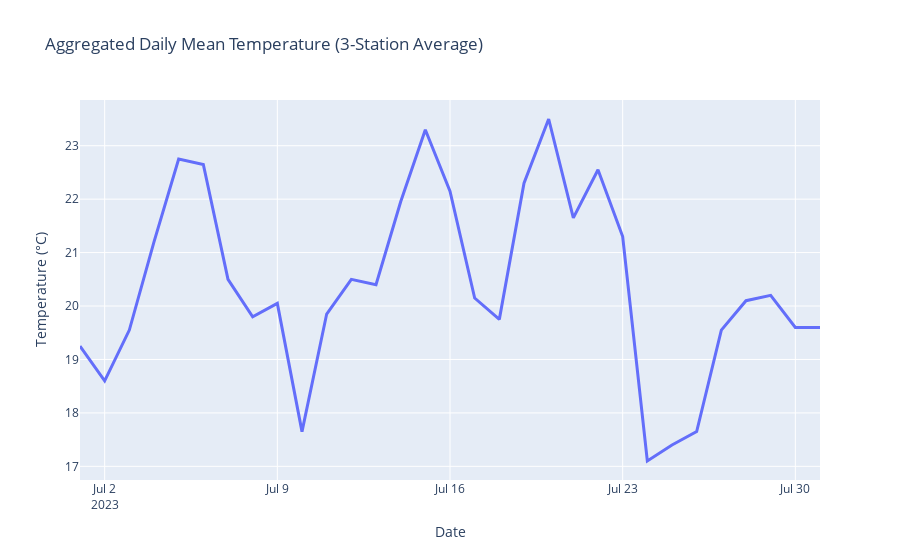

The cell this chart's notebook holds for it:
### Code cell
# Use the complete workflow to get aggregated data from 3 nearest stations
print("Running complete workflow...")
workflow_stations, aggregated_data = weather_station_workflow(
    point_coords=vancouver_coords,
    k=3,
    start_date='2023-07-01',
    end_date='2023-07-31',
    data_type='daily',
    aggregate_method='mean',  # Average across all stations
    max_distance_km=50,
    province='BC'
)

print(f"\nWorkflow found {len(workflow_stations)} stations:")
if not workflow_stations.empty:
    for idx, station in workflow_stations.iterrows():
        print(f"  - {station['STATION_NAME']} ({station['distance_km']:.1f} km away)")

if not aggregated_data.empty:
    print(f"\nAggregated weather data shape: {aggregated_data.shape}")
    print("\nSample aggregated data:")
    display_cols = ['LOCAL_DATE']
    for col in ['MEAN_TEMPERATURE', 'MAX_TEMPERATURE', 'MIN_TEMPERATURE', 'TOTAL_PRECIPITATION']:
        if col in aggregated_data.columns:
            display_cols.append(col)
    print(aggregated_data[display_cols].head())
    
    # Plot the aggregated temperature data
    if 'MEAN_TEMPERATURE' in aggregated_data.columns:
        fig = px.line(
            aggregated_data, 
            x='LOCAL_DATE', 
            y='MEAN_TEMPERATURE',
            title='Aggregated Daily Mean Temperature (3-Station Average)',
            labels={'MEAN_TEMPERATURE': 'Temperature (°C)', 'LOCAL_DATE': 'Date'}
        )
        fig.update_traces(line=dict(width=3))
        fig.show()
else:
    print("No aggregated data available")

### Figure 1 — Plotly figure (JSON) as saved in the notebook; plotly's stock layout.template omitted (floating-point values rounded to 4 significant figures)
{"data": [{"hovertemplate": "Date=%{x}<br>Temperature (°C)=%{y}<extra></extra>", "legendgroup": "", "line": {"color": "#636efa", "dash": "solid", "width": 3}, "marker": {"symbol": "circle"}, "mode": "lines", "name": "", "orientation": "v", "showlegend": false, "type": "scatter", "x": ["2023-07-01T00:00:00.000000000", "2023-07-02T00:00:00.000000000", "2023-07-03T00:00:00.000000000", "2023-07-04T00:00:00.000000000", "2023-07-05T00:00:00.000000000", "2023-07-06T00:00:00.000000000", "2023-07-07T00:00:00.000000000", "2023-07-08T00:00:00.000000000", "2023-07-09T00:00:00.000000000", "2023-07-10T00:00:00.000000000", "2023-07-11T00:00:00.000000000", "2023-07-12T00:00:00.000000000", "2023-07-13T00:00:00.000000000", "2023-07-14T00:00:00.000000000", "2023-07-15T00:00:00.000000000", "2023-07-16T00:00:00.000000000", "2023-07-17T00:00:00.000000000", "2023-07-18T00:00:00.000000000", "2023-07-19T00:00:00.000000000", "2023-07-20T00:00:00.000000000", "2023-07-21T00:00:00.000000000", "2023-07-22T00:00:00.000000000", "2023-07-23T00:00:00.000000000", "2023-07-24T00:00:00.000000000", "2023-07-25T00:00:00.000000000", "2023-07-26T00:00:00.000000000", "2023-07-27T00:00:00.000000000", "2023-07-28T00:00:00.000000000", "2023-07-29T00:00:00.000000000", "2023-07-30T00:00:00.000000000", "2023-07-31T00:00:00.000000000"], "xaxis": "x", "y": [19.25, 18.6, 19.55, 21.2, 22.75, 22.65, 20.5, 19.8, 20.05, 17.65, 19.85, 20.5, 20.4, 21.95, 23.3, 22.15, 20.15, 19.75, 22.3, 23.5, 21.65, 22.55, 21.3, 17.1, 17.4, 17.65, 19.55, 20.1, 20.2, 19.6, 19.6], "yaxis": "y"}], "layout": {"legend": {"tracegroupgap": 0}, "title": {"text": "Aggregated Daily Mean Temperature (3-Station Average)"}, "xaxis": {"anchor": "y", "domain": [0, 1], "title": {"text": "Date"}}, "yaxis": {"anchor": "x", "domain": [0, 1], "title": {"text": "Temperature (°C)"}}}}
